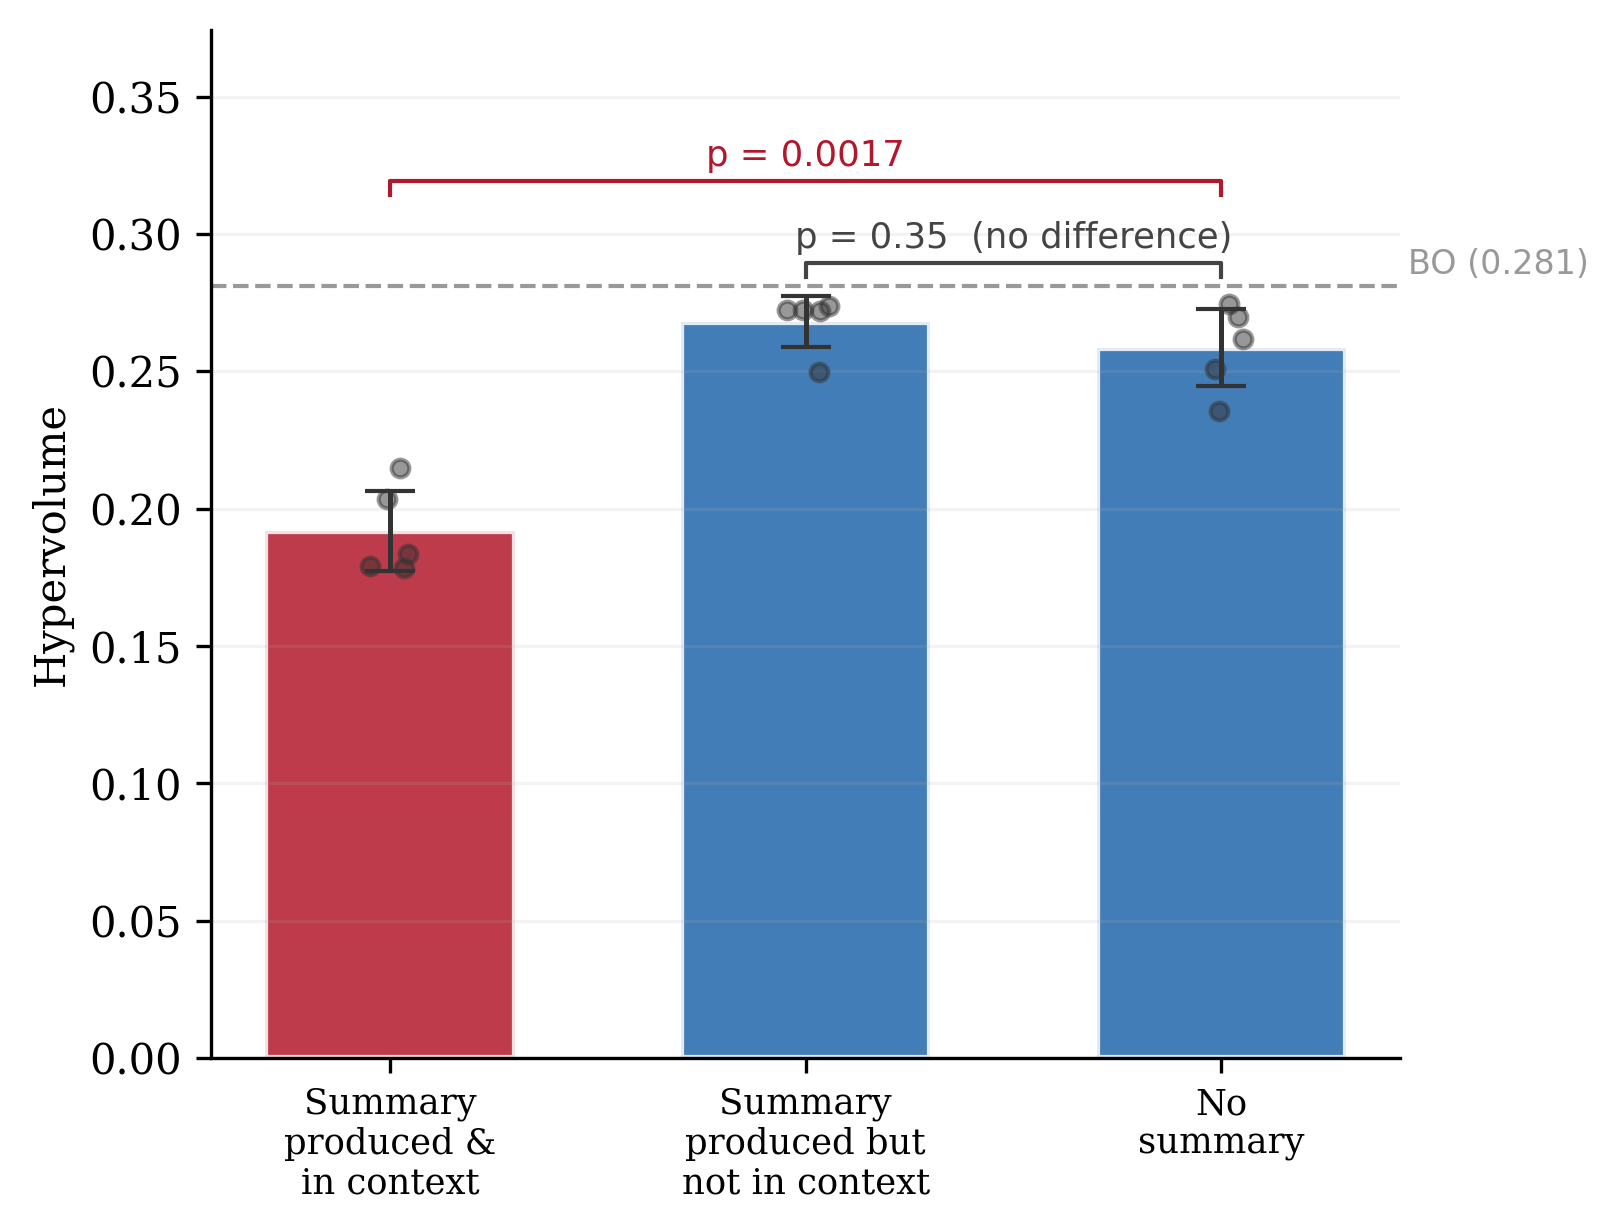

The script that saved this image:
"""Figure 6: Mechanism Isolation — Context Cementing, Not Cognitive Cost.

Three conditions on Baseline (1A), all Opus:
  1. VR full: summary produced AND persisted in context (n=5)
  2. Summary-not-fed: summary produced but NOT in context (n=3)
  3. No summary: summary never produced (n=5)

Key result: conditions 2 ≈ 3 (p=0.80), both >> 1 (p=0.002).
Mechanism: persistence in context, not act of articulation.

Usage:
    uv run python experiments/analysis/figures/fig6_mechanism_isolation.py
"""

from __future__ import annotations

from pathlib import Path

import matplotlib.pyplot as plt
import numpy as np
from scipy import stats

plt.rcParams.update({
    "font.family": "serif",
    "font.size": 10,
    "axes.labelsize": 10,
    "figure.dpi": 150,
})

R = Path("experiments/vr_agent/results")
OUT = Path("experiments/analysis/figures")


def load_final_hv(path: Path) -> float:
    return float(np.load(path)["hypervolumes"][-1])


def main():
    # --- Load data ---
    seeds = [42, 43, 44, 45, 46]
    vr_full = [load_final_hv(R / f"multi_seed/seed{s}.npz") for s in seeds]
    not_fed = [load_final_hv(R / f"ablation_summary_not_fed_seed{s}.npz") for s in seeds]
    no_summ = [load_final_hv(R / f"ablation_no_summary_seed{s}.npz") for s in seeds]

    # BO reference
    bo_hv = load_final_hv(R / "bo_1a_n144_seed42.npz")

    # Stats
    means = [np.mean(vr_full), np.mean(not_fed), np.mean(no_summ)]
    stds = [np.std(vr_full), np.std(not_fed), np.std(no_summ)]
    ns = [len(vr_full), len(not_fed), len(no_summ)]

    # P-values (paired, all n=5 same seeds)
    _, p_nf_vs_ns = stats.ttest_rel(not_fed, no_summ)
    _, p_vr_vs_nf = stats.ttest_rel(vr_full, not_fed)

    # --- Colors ---
    c_vr = "#B2182B"       # red — the bad condition
    c_notfed = "#2166AC"   # blue
    c_nosumm = "#2166AC"   # blue (same — these two are equivalent)

    # --- Plot ---
    fig, ax = plt.subplots(figsize=(5.5, 4.2))

    x = [0, 1, 2]
    colors = [c_vr, c_notfed, c_nosumm]
    labels = [
        "Summary\nproduced &\nin context",
        "Summary\nproduced but\nnot in context",
        "No\nsummary",
    ]
    short_labels = ["Full VR", "Not fed back", "No summary"]

    bars = ax.bar(x, means, width=0.6, color=colors, edgecolor="white",
                   linewidth=1.5, alpha=0.85)
    ax.errorbar(x, means, yerr=stds, fmt="none", color="#333",
                 capsize=6, lw=1.2, zorder=5)

    # Individual seed dots
    rng = np.random.default_rng(42)
    for xpos, vals in [(0, vr_full), (1, not_fed), (2, no_summ)]:
        jitter = rng.uniform(-0.06, 0.06, len(vals))
        ax.scatter(xpos + jitter, vals, color="#333", s=18, alpha=0.5,
                    zorder=6)

    # BO reference line
    ax.axhline(bo_hv, color="#999", lw=1, ls="--", zorder=1)
    ax.text(2.45, bo_hv + 0.002, f"BO ({bo_hv:.3f})",
             fontsize=8, color="#999", family="sans-serif", va="bottom")

    # Bracket: not-fed ≈ no-summary (p=0.35)
    bracket_y = max(means[1] + stds[1], means[2] + stds[2]) + 0.012
    ax.plot([1, 1, 2, 2], [bracket_y - 0.005, bracket_y, bracket_y, bracket_y - 0.005],
             color="#444", lw=1)
    ax.text(1.5, bracket_y + 0.003, f"p = {p_nf_vs_ns:.2f}  (no difference)",
             ha="center", va="bottom", fontsize=8.5, color="#444",
             family="sans-serif")

    # Bracket: VR vs no-summary (spans bar 0 to bar 2)
    bracket_y2 = bracket_y + 0.030
    ax.plot([0, 0, 2, 2], [bracket_y2 - 0.005, bracket_y2, bracket_y2, bracket_y2 - 0.005],
             color="#B2182B", lw=1)
    ax.text(1.0, bracket_y2 + 0.003, f"p = {p_vr_vs_nf:.4f}",
             ha="center", va="bottom", fontsize=8.5, color="#B2182B",
             family="sans-serif")

    ax.set_xticks(x)
    ax.set_xticklabels(labels, fontsize=8.5)
    ax.set_ylabel("Hypervolume")
    ax.set_ylim(0, bracket_y2 + 0.055)
    ax.spines["top"].set_visible(False)
    ax.spines["right"].set_visible(False)
    ax.grid(axis="y", alpha=0.15)

    fig.tight_layout()

    for ext in ("png", "pdf"):
        path = OUT / f"fig6_mechanism_isolation.{ext}"
        fig.savefig(path, dpi=300, bbox_inches="tight", facecolor="white")
        print(f"Saved to {path}")
    plt.close()


if __name__ == "__main__":
    main()
